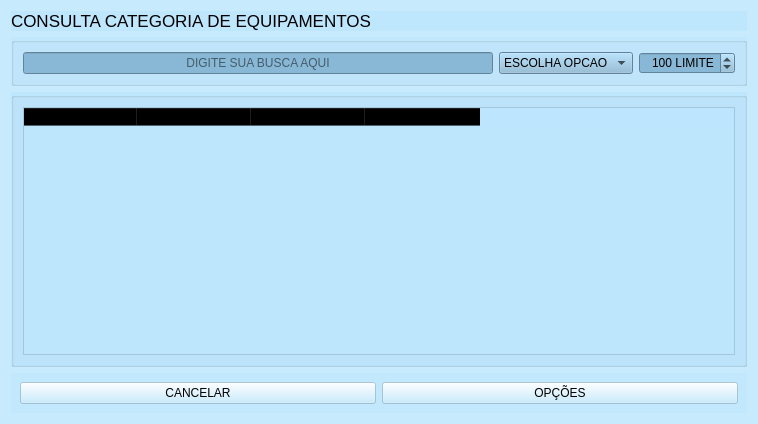
<?xml version="1.0" encoding="UTF-8"?>
<ui version="4.0">
 <class>Form</class>
 <widget class="QWidget" name="Form">
  <property name="geometry">
   <rect>
    <x>0</x>
    <y>0</y>
    <width>758</width>
    <height>424</height>
   </rect>
  </property>
  <property name="minimumSize">
   <size>
    <width>758</width>
    <height>424</height>
   </size>
  </property>
  <property name="maximumSize">
   <size>
    <width>758</width>
    <height>424</height>
   </size>
  </property>
  <property name="windowTitle">
   <string>CONSULTA CATEGORIA - ASSISTENCIA TECNICA</string>
  </property>
  <property name="windowIcon">
   <iconset resource="../IMG/recursos.qrc">
    <normaloff>:/img/technician.svg</normaloff>:/img/technician.svg</iconset>
  </property>
  <property name="styleSheet">
   <string notr="true">#busca{
	background-image: url(:/img/user.svg);
	background-repeat: no-repeat;
    background-position: left;
	background-color: rgb(137, 184, 214);
}
#Form{
image: url(:/img/hardware-e1535121140229.jpg);
}

QWidget{	
	background-color: rgb(188, 230, 254, 150);
}

#filtro, #limite{
	background-color: rgb(137, 184, 214);
}</string>
  </property>
  <layout class="QVBoxLayout" name="verticalLayout">
   <item>
    <widget class="QWidget" name="widget_3" native="true">
     <property name="maximumSize">
      <size>
       <width>16777215</width>
       <height>66</height>
      </size>
     </property>
     <layout class="QHBoxLayout" name="horizontalLayout">
      <property name="spacing">
       <number>0</number>
      </property>
      <property name="leftMargin">
       <number>0</number>
      </property>
      <property name="topMargin">
       <number>0</number>
      </property>
      <property name="rightMargin">
       <number>0</number>
      </property>
      <property name="bottomMargin">
       <number>0</number>
      </property>
      <item>
       <widget class="QLabel" name="label">
        <property name="font">
         <font>
          <pointsize>13</pointsize>
         </font>
        </property>
        <property name="text">
         <string>CONSULTA CATEGORIA DE EQUIPAMENTOS</string>
        </property>
        <property name="alignment">
         <set>Qt::AlignLeading|Qt::AlignLeft|Qt::AlignVCenter</set>
        </property>
       </widget>
      </item>
      <item>
       <widget class="QLabel" name="label_2">
        <property name="maximumSize">
         <size>
          <width>100</width>
          <height>16777215</height>
         </size>
        </property>
        <property name="font">
         <font>
          <pointsize>13</pointsize>
         </font>
        </property>
        <property name="text">
         <string/>
        </property>
        <property name="pixmap">
         <pixmap resource="../IMG/recursos.qrc">:/img/search.svg</pixmap>
        </property>
        <property name="alignment">
         <set>Qt::AlignRight|Qt::AlignTrailing|Qt::AlignVCenter</set>
        </property>
       </widget>
      </item>
     </layout>
    </widget>
   </item>
   <item>
    <widget class="QGroupBox" name="groupBox">
     <property name="title">
      <string/>
     </property>
     <layout class="QHBoxLayout" name="horizontalLayout_2">
      <item>
       <widget class="QLineEdit" name="busca">
        <property name="alignment">
         <set>Qt::AlignCenter</set>
        </property>
        <property name="placeholderText">
         <string>DIGITE SUA BUSCA AQUI</string>
        </property>
        <property name="clearButtonEnabled">
         <bool>true</bool>
        </property>
       </widget>
      </item>
      <item>
       <widget class="QComboBox" name="filtro">
        <item>
         <property name="text">
          <string>ESCOLHA OPCAO </string>
         </property>
        </item>
        <item>
         <property name="text">
          <string>CATEGORIA</string>
         </property>
        </item>
        <item>
         <property name="text">
          <string>CÓDIGO</string>
         </property>
        </item>
       </widget>
      </item>
      <item>
       <widget class="QSpinBox" name="limite">
        <property name="maximumSize">
         <size>
          <width>102</width>
          <height>16777215</height>
         </size>
        </property>
        <property name="toolTip">
         <string>&lt;html&gt;&lt;head/&gt;&lt;body&gt;&lt;p&gt;&lt;span style=&quot; font-weight:600;&quot;&gt;DEFINE UM LIMITE PARA NÃO SOBRECARREGAR O SERVIDOR&lt;/span&gt;&lt;/p&gt;&lt;/body&gt;&lt;/html&gt;</string>
        </property>
        <property name="alignment">
         <set>Qt::AlignRight|Qt::AlignTrailing|Qt::AlignVCenter</set>
        </property>
        <property name="suffix">
         <string> LIMITE</string>
        </property>
        <property name="maximum">
         <number>1000</number>
        </property>
        <property name="value">
         <number>100</number>
        </property>
        <property name="displayIntegerBase">
         <number>10</number>
        </property>
       </widget>
      </item>
     </layout>
    </widget>
   </item>
   <item>
    <widget class="QWidget" name="widget" native="true">
     <layout class="QVBoxLayout" name="verticalLayout_2">
      <property name="spacing">
       <number>0</number>
      </property>
      <property name="leftMargin">
       <number>0</number>
      </property>
      <property name="topMargin">
       <number>0</number>
      </property>
      <property name="rightMargin">
       <number>0</number>
      </property>
      <property name="bottomMargin">
       <number>0</number>
      </property>
      <item>
       <widget class="QGroupBox" name="groupBox_2">
        <property name="title">
         <string/>
        </property>
        <layout class="QHBoxLayout" name="horizontalLayout_3">
         <item>
          <widget class="QTableWidget" name="tabela">
           <property name="editTriggers">
            <set>QAbstractItemView::NoEditTriggers</set>
           </property>
           <property name="selectionMode">
            <enum>QAbstractItemView::SingleSelection</enum>
           </property>
           <property name="selectionBehavior">
            <enum>QAbstractItemView::SelectRows</enum>
           </property>
           <property name="showGrid">
            <bool>false</bool>
           </property>
           <property name="sortingEnabled">
            <bool>true</bool>
           </property>
           <attribute name="horizontalHeaderDefaultSectionSize">
            <number>114</number>
           </attribute>
           <attribute name="horizontalHeaderMinimumSectionSize">
            <number>39</number>
           </attribute>
           <column>
            <property name="text">
             <string>CÓDIGO</string>
            </property>
           </column>
           <column>
            <property name="text">
             <string>CATEGORIA</string>
            </property>
           </column>
           <column>
            <property name="text">
             <string>TIPO</string>
            </property>
           </column>
           <column>
            <property name="text">
             <string>SITUACAO</string>
            </property>
           </column>
          </widget>
         </item>
        </layout>
       </widget>
      </item>
     </layout>
    </widget>
   </item>
   <item>
    <widget class="QWidget" name="widget_2" native="true">
     <layout class="QHBoxLayout" name="horizontalLayout_4">
      <item>
       <widget class="QPushButton" name="cancelar">
        <property name="text">
         <string>CANCELAR</string>
        </property>
        <property name="icon">
         <iconset resource="../IMG/recursos.qrc">
          <normaloff>:/img/cancel.svg</normaloff>:/img/cancel.svg</iconset>
        </property>
        <property name="iconSize">
         <size>
          <width>37</width>
          <height>27</height>
         </size>
        </property>
       </widget>
      </item>
      <item>
       <widget class="QPushButton" name="opcoes">
        <property name="text">
         <string>OPÇÕES</string>
        </property>
        <property name="icon">
         <iconset resource="../IMG/recursos.qrc">
          <normaloff>:/img/gear-svgrepo-com.svg</normaloff>:/img/gear-svgrepo-com.svg</iconset>
        </property>
        <property name="iconSize">
         <size>
          <width>37</width>
          <height>27</height>
         </size>
        </property>
       </widget>
      </item>
     </layout>
    </widget>
   </item>
  </layout>
 </widget>
 <resources>
  <include location="../IMG/recursos.qrc"/>
 </resources>
 <connections/>
</ui>
